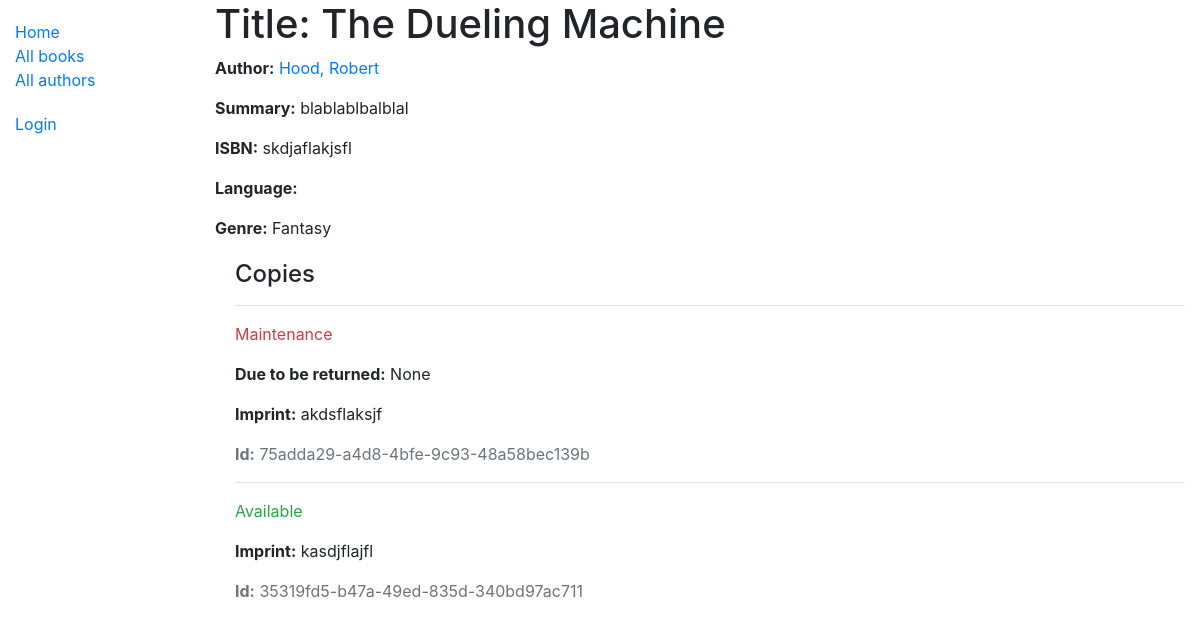
/catalog/book/2, run on the app's committed database.
### catalog/models.py (models this page shows, shortened)
class Book(models.Model):
    title = models.CharField(max_length=200)
    author = models.ForeignKey('Author', on_delete=models.SET_NULL, null=True)
    summary = models.TextField(max_length=1000, help_text='Enter a brief description of the book')
    isbn = models.CharField('ISBN', max_length=13, help_text='13 Character <a href="https://www.isbn-international.org/content/what-isbn">ISBN number</a>')
    genre = models.ManyToManyField(Genre, help_text='Select a genre for this book')
    def display_genre(self):
        """Because one book can have multiple genres, creates a string with the first 3 Genres.
         This is required to display genre in Admin."""
        return ', '.join([genre.name for genre in self.genre.all()[:3]])
    display_genre.short_description = 'Genre'
    class Meta:
        ordering = ['title']

class Author(models.Model):
    first_name = models.CharField(max_length=100)
    last_name = models.CharField(max_length=100)
    date_of_birth = models.DateField(null=True, blank=True)
    date_of_death = models.DateField('Died', null=True, blank=True)
    class Meta:
        ordering = ['last_name', 'first_name']
    def __str__(self):
        return f'{self.last_name}, {self.first_name}'

class Genre(models.Model):
    name = models.CharField(max_length=200, help_text='Enter a book genre (e.g. Science Fiction)')
    def __str__(self):
        return self.name

class BookInstance(models.Model):
    id = models.UUIDField(primary_key=True, default=uuid.uuid4, help_text='Unique ID for this particular book across whole library')
    book = models.ForeignKey('Book', on_delete=models.SET_NULL, null=True)
    imprint = models.CharField(max_length=200, help_text='version details of a book')
    due_back = models.DateField(null=True, blank=True)
    borrower = models.ForeignKey(User, on_delete=models.SET_NULL, null=True, blank=True)
    LOAN_STATUS = (
        ('m', 'Maintenance'),
        ('o', 'On loan'),
        ('a', 'Available'),
        ('r', 'Reserved'),
    )
    status = models.CharField(
        max_length=1,
        choices=LOAN_STATUS,
        blank=True,
        default='m',
        help_text='Book availability',
    )
    class Meta:
        ordering = ['due_back']
        permissions = (
            ('can_mark_returned', 'Set book as returned'),
            ('librarian', 'Librarian access'),
        )

### catalog/views.py (the view)
# urls.py: path('book/<int:pk>', views.BookDetailView.as_view(), name='book-detail'),
class BookDetailView(generic.DetailView):
    model = Book

### catalog/templates/catalog/book_detail.html
{% extends "base_generic.html" %}
{% block content %}
  <h1>Title: {{ book.title }}</h1>
  <p><strong>Author:</strong> <a href="{% url 'author-detail' book.author.pk %}">{{ book.author }}</a></p>
  <p><strong>Summary:</strong> {{ book.summary }}</p>
  <p><strong>ISBN:</strong> {{ book.isbn }}</p>
  <p><strong>Language:</strong> {{ book.language }}</p>
  <p><strong>Genre:</strong> {{ book.genre.all|join:", " }}</p>
  <div style="margin-left:20px;margin-top:20px">
    <h4>Copies</h4>
    {% for copy in book.bookinstance_set.all %}
      <hr>
      <p class="{% if copy.status == 'a' %}text-success{% elif copy.status == 'm' %}text-danger{% else %}text-warning{% endif %}">
        {{ copy.get_status_display }}
      </p>
      {% if copy.status != 'a' %}
        <p><strong>Due to be returned:</strong> {{ copy.due_back }}</p>
      {% endif %}
      <p><strong>Imprint:</strong> {{ copy.imprint }}</p>
      <p class="text-muted"><strong>Id:</strong> {{ copy.id }}</p>
    {% endfor %}
  </div>
{% endblock %}

### data on the page
Book: title "The Dueling Machine", author "Hood, Robert", summary "blablablbalblal", isbn "skdjaflakjsfl", genre.all "Fantasy"
BookInstance: status "Maintenance", due_back "None", imprint "akdsflaksjf", id "75adda29-a4d8-4bfe-9c93-48a58bec139b"
BookInstance: status "Available", imprint "kasdjflajfl", id "35319fd5-b47a-49ed-835d-340bd97ac711"
